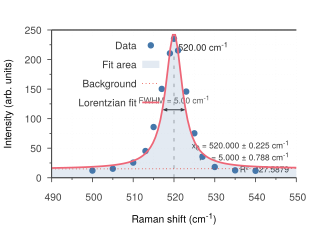

Recreate this plot in gnuplot.
# ── raman_si.gp ───────────────────────────────────────────────────────
# Silicon 520 cm-1 Raman peak: Lorentzian fit, publication output
# Usage (interactive):  gnuplot raman_si.gp
# Usage (export):       gnuplot -e "MODE='pdf'" raman_si.gp
#                       gnuplot -e "MODE='png'" raman_si.gp
#                       gnuplot -e "MODE='bw';  OUT='fig_si'" raman_si.gp

# ── Load libraries ────────────────────────────────────────────────────
load "style_publication.gp"
load "math.gp"
load "units.gp"
load "arrows.gp"

# ── Inputs ────────────────────────────────────────────────────────────
if (!exists("DATAFILE")) { DATAFILE = "raman_data.dat" }
if (!exists("OUT"))      { OUT      = "raman_si"       }
if (!exists("MODE"))     { MODE     = "interactive"    }
if (!exists("XMIN"))     { XMIN     = 490              }
if (!exists("XMAX"))     { XMAX     = 550              }

# ── Terminal selection ────────────────────────────────────────────────
if (MODE eq "interactive") {
    set terminal wxt noraise enhanced font "Sans,11" persist
} else { if (MODE eq "pdf") {
    set terminal pdfcairo transparent enhanced color \
        font "Helvetica,11" size 8cm,6cm
    set output OUT.".pdf"
} else { if (MODE eq "bw") {
    set terminal pdfcairo transparent enhanced monochrome \
        font "Helvetica,11" size 8cm,6cm
    set output OUT.".pdf"
    load "style_bw.gp"
} else { if (MODE eq "png") {
    set terminal pngcairo enhanced color \
        font "Helvetica,11" size 960,720 dpi 300
    set output OUT.".png"
}}}}

# ── Axes ──────────────────────────────────────────────────────────────
set xlabel XLABEL_RAMAN
set ylabel YLABEL_INTENSITY
set title  ""
set xrange [XMIN:XMAX]
set yrange [0:*]
set key top left

# ── Fit setup ─────────────────────────────────────────────────────────
set fit quiet
set fit errorvariables
set fit covariancevariables  # Matches the {{no}covariancevariables} in help
FIT_LIMIT = 1e-9

# Model: Lorentzian from math.gp + linear background
# L(x, A, x0, gam): A=amplitude  x0=center  gam=HWHM
f(x) = L(x, A1, x0, gam) + BG(x, m, c)

# Initial guesses
A1  = 230.0
x0  = 520.0
gam = 2.5
m   = 0.01
c   = 10.0

fit f(x) DATAFILE u 1:2 via A1, x0, gam, m, c

# ── Derived quantities ────────────────────────────────────────────────
FWHM = L_fwhm(gam)
AREA = L_area(A1, gam)

print ""
print "━━━━━━━━━━━━━━━━━━━━━━━━━━━━━━━━━━━━━━━━"
print "  Fit Results: Si Raman 520 cm-1"
print "━━━━━━━━━━━━━━━━━━━━━━━━━━━━━━━━━━━━━━━━"
print sprintf("  Peak position : %.4f ± %.4f cm^-1", x0,   x0_err)
print sprintf("  FWHM          : %.4f ± %.4f cm^-1", FWHM, 2*gam_err)
print sprintf("  Amplitude     : %.2f  ± %.2f",       A1,   A1_err)
print sprintf("  Area          : %.2f",                AREA)
print sprintf("  Background    : slope=%.5f  intercept=%.3f", m, c)
print sprintf("  FIT_STDFIT    : %.6f", FIT_STDFIT)

# Safely handle covariance output
if (exists("FIT_COV_x0_gam")) {
    print sprintf("  Covariance x0,gam : %.6f", FIT_COV_x0_gam)
} else {
    print "  Covariance x0,gam : Not calculated"
}
print "━━━━━━━━━━━━━━━━━━━━━━━━━━━━━━━━━━━━━━━━"
print ""

# ── Annotations ───────────────────────────────────────────────────────
# Peak position: dashed vertical marker (arrowstyle 3 from arrows.gp)
set arrow 1 from x0, 0 to x0, A1*0.92 arrowstyle 3

# Peak label above marker
set label 1 sprintf("%.2f cm^{-1}", x0) \
    at x0+1.0, A1*0.96 left font ",10" tc rgb "#222222"

# FWHM double-headed bracket at half-maximum
set arrow 2 from x0-gam, A1*0.5 to x0+gam, A1*0.5 arrowstyle 2
set label 2 sprintf("FWHM = %.2f cm^{-1}", FWHM) \
    at x0, A1*0.5+A1*0.07 center font ",9" tc rgb "#555555"

# Fit stats: bottom-right corner
set label 3 \
    sprintf("x_0 = %.3f ± %.3f cm^{-1}\nΓ   = %.3f ± %.3f cm^{-1}\nR²  ~ %.4f", \
    x0, x0_err, FWHM, 2*gam_err, 1.0 - FIT_STDFIT**2) \
    at graph 0.97, 0.22 right font ",9" tc rgb "#333333"

# ── Plot ──────────────────────────────────────────────────────────────
# Layer order: filled area → background → total fit → data points on top
plot DATAFILE u 1:2 \
         w points lt 1 ps 0.6 t "Data", \
     f(x) \
         w filledcurves y1=0 \
         lc rgb "#4477AA" fs transparent solid 0.15 noborder \
         t "Fit area", \
     BG(x, m, c) \
         w lines lt 7 lw 1.2 dt 3 \
         t "Background", \
     f(x) \
         w lines lt 2 lw 2.5 \
         t "Lorentzian fit"

# ── Cleanup ───────────────────────────────────────────────────────────
if (MODE ne "interactive") {
    unset output
    print ">>> Exported: ".OUT.(MODE eq "png" ? ".png" : ".pdf")
} else {
    pause -1 "  [interactive] press Enter to close"
}
